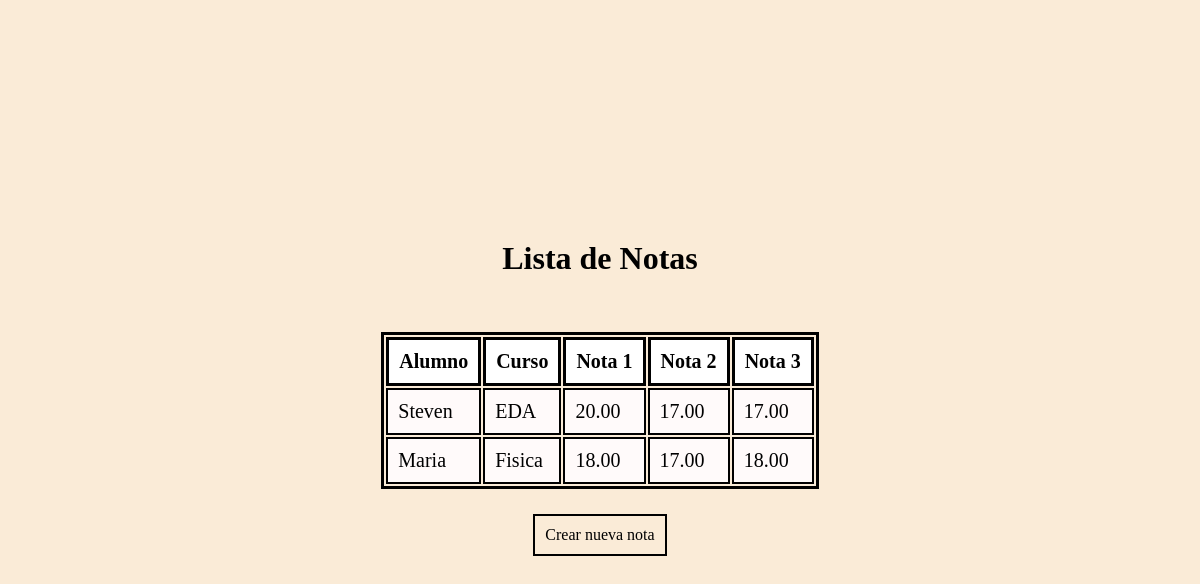
The page /notas/listaNota/ on the database as committed earlier.
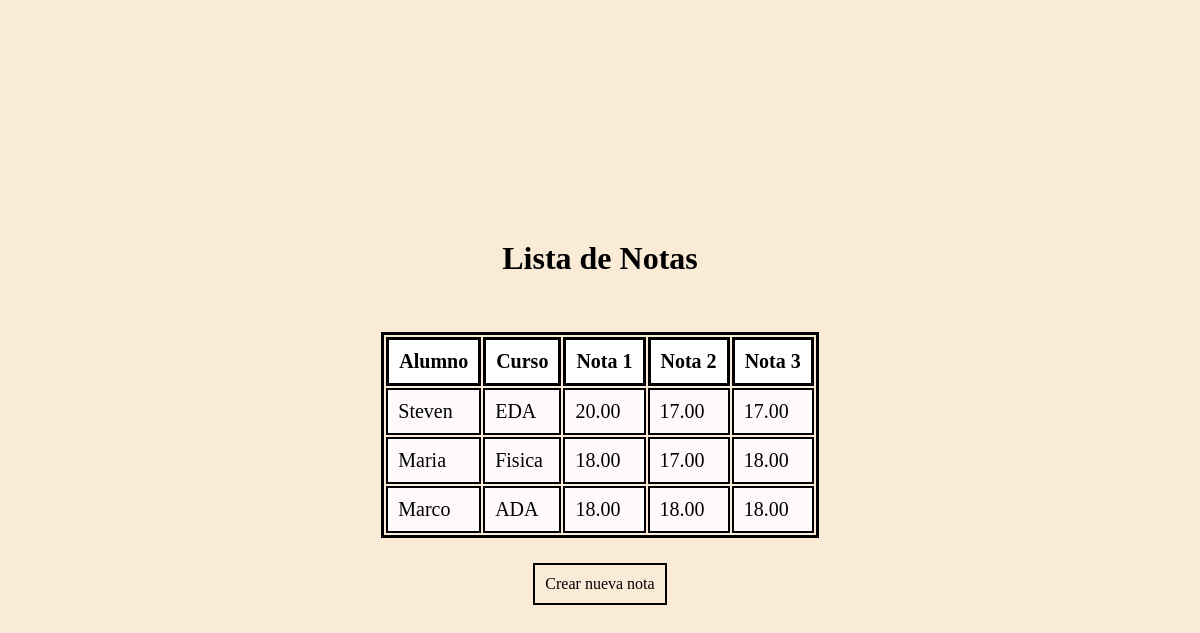
The same page on the database as committed later.
### colegio/models.py (models this page shows, shortened)
class Nota(models.Model):
    alumno = models.ForeignKey(Alumno, on_delete=models.CASCADE)
    curso = models.ForeignKey(Curso, on_delete=models.CASCADE)
    nota = models.DecimalField(max_digits=4, decimal_places=2, default=0)
    nota2 = models.DecimalField(max_digits=4, decimal_places=2, default=0)
    nota3 = models.DecimalField(max_digits=4, decimal_places=2, default=0)

class Alumno(models.Model):
    nombre = models.CharField(max_length=255)

class Curso(models.Model):
    curso = models.CharField(max_length=100, unique=True)

### colegio/views.py (the view)
# urls.py: path('listaNota/', views.lista_notas, name='lista_notas'),
def lista_notas(request):
    notas = Nota.objects.all()
    return render(request, 'colegio/lista_notas.html', {'notas': notas})

### colegio/templates/colegio/lista_notas.html (shortened to what this page needs)
{% load static %}
<!DOCTYPE html>
<html>
<head>
    <link rel="stylesheet" type="text/css" href="{% static 'css/style_table.css'%}"></link>
</head>
<body>
    <div class="content">
        <h1>Lista de Notas</h1>
        <table border="1">
            <thead>
                <tr>
                    <th> Alumno </th>
                    <th> Curso </th>
                    <th> Nota 1 </th>
                    <th> Nota 2 </th>
                    <th> Nota 3 </th>
                </tr>
            </thead>
            <tbody>
                {% for nota in notas %}
                <tr>
                    <td>{{ nota.alumno.nombre }}</td>
                    <td>{{ nota.curso.curso }}</td>
                    <td>{{ nota.nota }}</td>
                    <td>{{ nota.nota2 }}</td>
                    <td>{{ nota.nota3 }}</td>
                </tr>
                {% endfor %}
            </tbody>
        </table>
        <a href="{% url 'crear_nota' %}">Crear nueva nota</a>
    </div>
</body>
</html>

### static/css/style_table.css (style rules this page uses)
* { background-color: antiquewhite; margin: 0; }
.content { display: flex; align-items: center; justify-content: center; flex-direction: column; margin-top: 30ch; margin-bottom: 30ch; }
h1 { margin-bottom: 30px; font-weight: bold; }
a { padding: 10px; text-decoration: none; border: 2px solid black; color: black; }
table { margin: 25px; font-size: 20px; border: 3px solid black; }
table th { padding: 10px; background-color: white; border: 3px solid black; }
table td { padding: 10px; background-color: snow; border: 2px solid black }

Rows that differ between the two databases and show on the page:
added Nota: alumno.nombre "Marco", curso.curso "ADA", nota "18.00", nota2 "18.00", nota3 "18.00"
